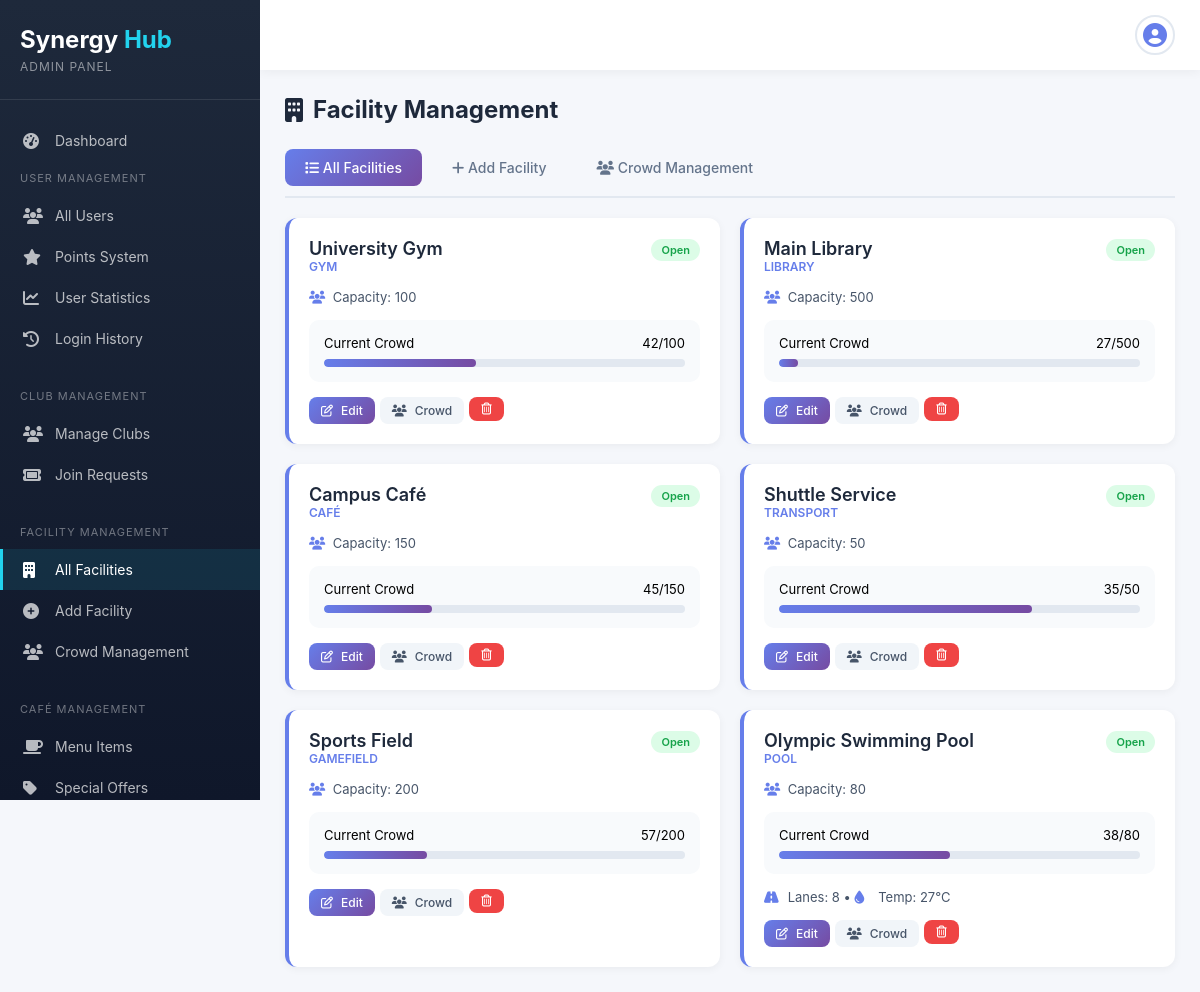
/synergy-hub_Full_Project/admin/facility_management.php (signed in), run on the app's committed database.
### tables this page shows
CREATE TABLE `facilities` (
  `FacilityID` int(11) NOT NULL,
  `Name` varchar(100) NOT NULL,
  `Type` enum('Gym','Library','Café','Transport','GameField','Pool') NOT NULL,
  `Status` enum('Open','Closed','Maintenance') DEFAULT 'Open',
  `Capacity` int(11) DEFAULT NULL,
  `ExtraInfo` longtext DEFAULT NULL CHECK (json_valid(`ExtraInfo`))
);

### synergy-hub_Full_Project/admin/facility_management.php (the view, shortened to what this page needs)
<?php
require_once 'config.php';
$facilities_sql = "SELECT * FROM Facilities ORDER BY Type, Name";
$facilities_result = mysqli_query($conn, $facilities_sql);
$crowd_data = $_SESSION['crowd_data'] ?? [];
$active_tab = isset($_GET['tab']) ? $_GET['tab'] : 'list';
?>
<!DOCTYPE html>
<html lang="en">
<head>
    <link rel="stylesheet" href="https://cdnjs.cloudflare.com/ajax/libs/font-awesome/6.5.0/css/all.min.css">
    <link rel="stylesheet" href="admin.css">
    <link href="https://cdn.quilljs.com/1.3.6/quill.snow.css" rel="stylesheet">
</head>
<body>
    <div class="admin-container">
        <?php include 'includes/sidebar.php'; ?>
        <div class="main-content">
            <?php include 'includes/topbar.php'; ?>
            <div class="content">
                <h1 class="page-title">
                    <i class="fa-solid fa-building"></i> Facility Management
                </h1>
                <div class="facility-tabs">
                    <a href="facility_management.php?tab=list" class="facility-tab <?php echo $active_tab == 'list' ? 'active' : ''; ?>">
                        <i class="fa-solid fa-list"></i> All Facilities
                    </a>
                    <a href="facility_management.php?tab=add" class="facility-tab <?php echo $active_tab == 'add' ? 'active' : ''; ?>">
                        <i class="fa-solid fa-plus"></i> Add Facility
                    </a>
                    <a href="facility_management.php?tab=crowd" class="facility-tab <?php echo $active_tab == 'crowd' ? 'active' : ''; ?>">
                        <i class="fa-solid fa-users"></i> Crowd Management
                    </a>
                </div>
                <div id="tab-list" class="tab-content <?php echo $active_tab == 'list' ? 'active' : ''; ?>">
                    <div class="facility-grid">
                        <?php if(mysqli_num_rows($facilities_result) > 0): ?>
                            <?php while($facility = mysqli_fetch_assoc($facilities_result)):
                                $extra = json_decode($facility['ExtraInfo'], true) ?? [];
                                $crowd = $crowd_data[$facility['FacilityID']] ?? ['current' => rand(20, 80), 'total' => $facility['Capacity'] ?: 100];
                                $crowd_percent = ($crowd['current'] / $crowd['total']) * 100;
                            ?>
                            <div class="facility-card">
                                <div class="facility-header">
                                    <div>
                                        <div class="facility-name"><?php echo htmlspecialchars($facility['Name']); ?></div>
                                        <div class="facility-type"><?php echo $facility['Type']; ?></div>
                                    </div>
                                    <div>
                                        <span class="facility-status status-<?php echo $facility['Status']; ?>">
                                            <?php echo $facility['Status']; ?>
                                        </span>
                                    </div>
                                </div>
                                <div class="facility-details">
                                    <?php if($facility['Capacity']): ?>
                                    <div><i class="fa-solid fa-users"></i> Capacity: <?php echo $facility['Capacity']; ?></div>
                                    <?php endif; ?>
                                </div>
                                <div class="crowd-section">
                                    <div class="crowd-header">
                                        <span>Current Crowd</span>
                                        <span><?php echo $crowd['current']; ?>/<?php echo $crowd['total']; ?></span>
                                    </div>
                                    <div class="crowd-bar">
                                        <div class="crowd-fill" style="width: <?php echo $crowd_percent; ?>%;"></div>
                                    </div>
                                </div>
                                <?php if($facility['Type'] == 'Pool' && isset($extra['lanes'])): ?>
                                <div class="facility-details">
                                    <i class="fa-solid fa-road"></i> Lanes: <?php echo $extra['lanes']; ?> •
                                    <i class="fa-solid fa-droplet"></i> Temp: <?php echo $extra['waterTemp']; ?>°C
                                </div>
                                <?php endif; ?>
                                <div class="action-buttons">
                                    <button class="btn btn-primary btn-sm" onclick="editFacility(<?php echo $facility['FacilityID']; ?>)">
                                        <i class="fa-regular fa-pen-to-square"></i> Edit
                                    </button>
                                    <button class="btn btn-secondary btn-sm" onclick="manageCrowd(<?php echo $facility['FacilityID']; ?>, '<?php echo htmlspecialchars($facility['Name']); ?>', <?php echo $crowd['current']; ?>, <?php echo $crowd['total']; ?>)">
                                        <i class="fa-solid fa-users"></i> Crowd
                                    </button>
                                    <form method="POST" style="display: inline;" onsubmit="return confirm('Are you sure you want to delete this facility?')">
                                        <button type="submit" name="delete_facility" class="btn btn-danger btn-sm">
                                            <i class="fa-regular fa-trash-can"></i>
                                        </button>
                                    </form>
                                </div>
                            </div>
                            <?php endwhile; ?>
                        <?php endif; ?>
                    </div>
                </div>
            </div>
        </div>
    </div>
</body>
</html>

### synergy-hub_Full_Project/admin/admin.css (style rules this page uses)
* { margin: 0; padding: 0; box-sizing: border-box; font-family: -apple-system, BlinkMacSystemFont, 'Segoe UI', Roboto, Oxygen, Ubuntu, sans-serif; }
body { background: #f5f7fb; }
.admin-container { display: flex; min-height: 100vh; }
.main-content { flex: 1; margin-left: 260px; min-width: 0; }
.content { padding: 25px; }
.page-title { font-size: 24px; color: #1e293b; margin-bottom: 25px; display: flex; align-items: center; gap: 10px; }
.btn { padding: 12px 24px; border: none; border-radius: 8px; font-size: 14px; font-weight: 500; cursor: pointer; transition: all 0.3s; display: inline-flex; align-items: center; gap: 8px; }
.btn-primary { background: linear-gradient(135deg, #667eea 0%, #764ba2 100%); color: white; }
.btn-secondary { background: #f1f5f9; color: #475569; }
.btn-danger { background: #ef4444; color: white; }
.btn-sm { padding: 8px 16px; font-size: 12px; }

### synergy-hub_Full_Project/admin/facility_management.php (style rules this page uses)
.facility-tabs { display: flex; gap: 10px; margin-bottom: 20px; border-bottom: 2px solid #e2e8f0; padding-bottom: 10px; flex-wrap: wrap; }
.facility-tab { padding: 10px 20px; background: none; border: none; color: #64748b; cursor: pointer; font-size: 14px; font-weight: 500; border-radius: 8px; transition: all 0.3s; text-decoration: none; display: inline-block; }
.facility-tab.active { background: linear-gradient(135deg, #667eea 0%, #764ba2 100%); color: white; }
.tab-content { display: none; }
.tab-content.active { display: block; }
.facility-grid { display: grid; grid-template-columns: repeat(auto-fill, minmax(350px, 1fr)); gap: 20px; margin-top: 20px; }
.facility-card { background: white; border-radius: 12px; padding: 20px; box-shadow: 0 2px 8px rgba(0,0,0,0.05); border-left: 4px solid #667eea; transition: all 0.3s; }
.facility-header { display: flex; justify-content: space-between; align-items: flex-start; margin-bottom: 15px; }
.facility-name { font-size: 18px; font-weight: 600; color: #1e293b; }
.facility-type { font-size: 12px; color: #667eea; font-weight: 600; text-transform: uppercase; }
.facility-status { padding: 4px 10px; border-radius: 20px; font-size: 11px; font-weight: 600; }
.status-Open { background: #dcfce7; color: #16a34a; }
.facility-details { margin: 15px 0; font-size: 13px; color: #475569; }
.facility-details i { color: #667eea; width: 20px; }
.crowd-section { background: #f8fafc; border-radius: 10px; padding: 15px; margin: 15px 0; }
.crowd-header { display: flex; justify-content: space-between; margin-bottom: 8px; font-size: 13px; }
.crowd-bar { width: 100%; height: 8px; background: #e2e8f0; border-radius: 10px; overflow: hidden; }
.crowd-fill { height: 100%; background: linear-gradient(90deg, #667eea, #764ba2); border-radius: 10px; transition: width 0.3s; }
.action-buttons { display: flex; gap: 5px; margin-top: 15px; flex-wrap: wrap; }
.btn-sm { padding: 6px 12px; font-size: 12px; }

### data on the page
facilities: Name "University Gym", Type "GYM", Status "Open", Capacity "100", FacilityID+Capacity "42"
facilities: Name "Main Library", Type "LIBRARY", Status "Open", Capacity "500", FacilityID+Capacity "27"
facilities: Name "Campus Café", Type "CAFÉ", Status "Open", Capacity "150", FacilityID+Capacity "45"
facilities: Name "Shuttle Service", Type "TRANSPORT", Status "Open", Capacity "50", FacilityID+Capacity "35"
facilities: Name "Sports Field", Type "GAMEFIELD", Status "Open", Capacity "200", FacilityID+Capacity "57"
facilities: Name "Olympic Swimming Pool", Type "POOL", Status "Open", Capacity "80", FacilityID+Capacity "38", ExtraInfo "8", ExtraInfo "27"
